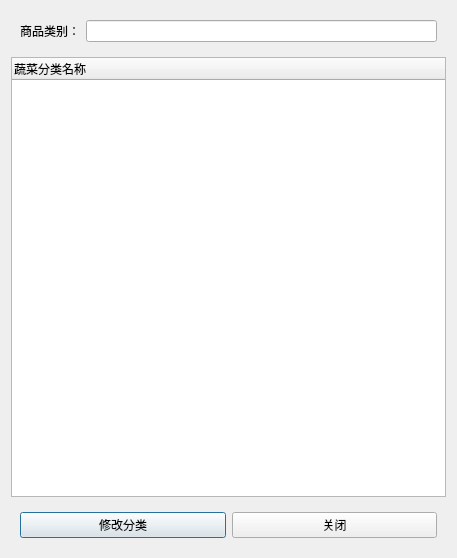
<?xml version="1.0" encoding="UTF-8"?>
<ui version="4.0">
 <class>Dialog</class>
 <widget class="QDialog" name="Dialog">
  <property name="geometry">
   <rect>
    <x>0</x>
    <y>0</y>
    <width>457</width>
    <height>558</height>
   </rect>
  </property>
  <property name="windowTitle">
   <string>修改商品分类</string>
  </property>
  <layout class="QVBoxLayout" name="verticalLayout">
   <item>
    <widget class="QWidget" name="widget" native="true">
     <layout class="QHBoxLayout" name="horizontalLayout">
      <item>
       <widget class="QLabel" name="label">
        <property name="text">
         <string>商品类别：</string>
        </property>
       </widget>
      </item>
      <item>
       <widget class="QLineEdit" name="lineEdit"/>
      </item>
     </layout>
    </widget>
   </item>
   <item>
    <widget class="QTreeWidget" name="treeWidget">
     <column>
      <property name="text">
       <string>蔬菜分类名称</string>
      </property>
     </column>
    </widget>
   </item>
   <item>
    <widget class="QWidget" name="widget_2" native="true">
     <layout class="QHBoxLayout" name="horizontalLayout_2">
      <item>
       <widget class="QPushButton" name="pushButton">
        <property name="text">
         <string>修改分类</string>
        </property>
       </widget>
      </item>
      <item>
       <widget class="QPushButton" name="pushButton_2">
        <property name="text">
         <string>关闭</string>
        </property>
       </widget>
      </item>
     </layout>
    </widget>
   </item>
  </layout>
 </widget>
 <resources/>
 <connections/>
</ui>
